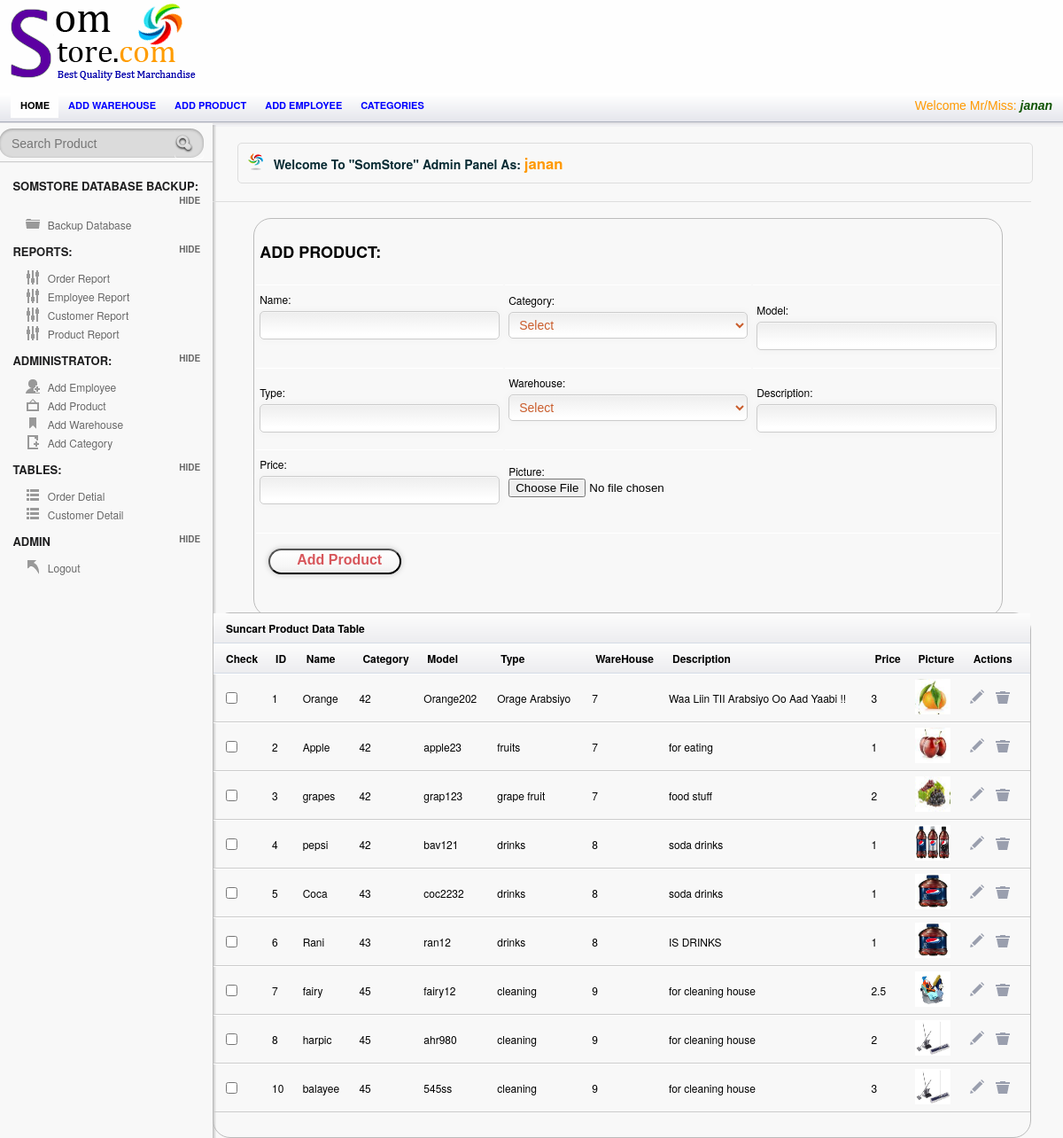
Before: /Admin/add_product.php (signed in) with the older database file.
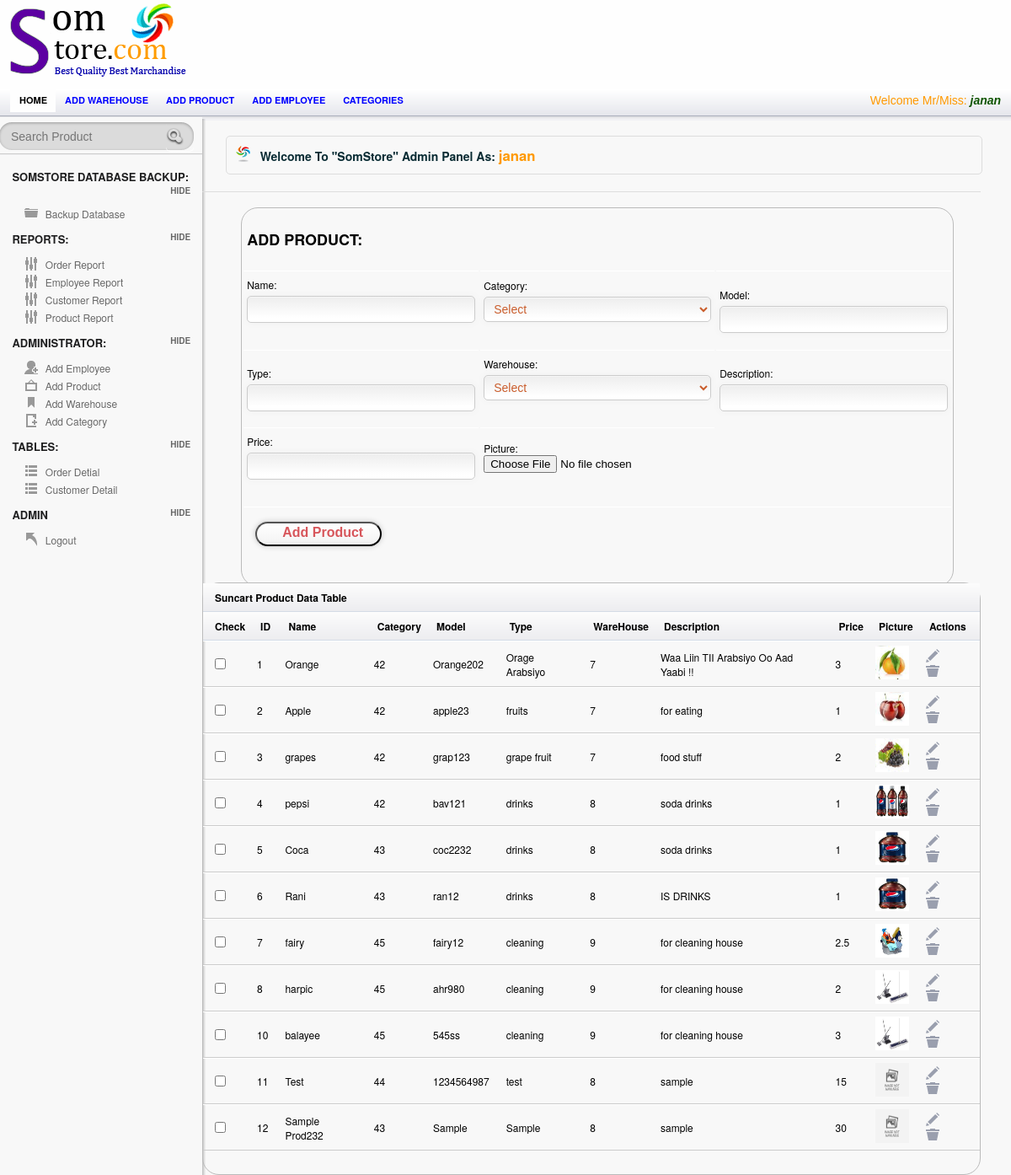
After: the same page with the newer database file.
### tables this page shows
CREATE TABLE `product` (
  `Product_ID` int(255) NOT NULL AUTO_INCREMENT,
  `productName` varchar(77) NOT NULL,
  `Category_ID` int(255) NOT NULL,
  `Model` varchar(50) NOT NULL,
  `Type` varchar(50) NOT NULL,
  `Warehouse_ID` int(255) NOT NULL,
  `Description` varchar(500) NOT NULL,
  `Price` varchar(255) NOT NULL,
  `Picture` varchar(255) NOT NULL,
  PRIMARY KEY (`Product_ID`),
  KEY `Category_ID` (`Category_ID`),
  KEY `Warehouse_ID` (`Warehouse_ID`),
  CONSTRAINT `product_ibfk_1` FOREIGN KEY (`Category_ID`) REFERENCES `category` (`Category_ID`),
  CONSTRAINT `product_ibfk_2` FOREIGN KEY (`Warehouse_ID`) REFERENCES `warehouse` (`Warehouse_ID`)
);

### Admin/add_product.php (the view, shortened to what the changed rows need)
<!doctype html>
<html lang="en">
<head>
	<link rel="stylesheet" href="css/layout.css" type="text/css" media="screen" />
</head>
<body>
<div id="container">
	<div id="content-wrap">
	<section id="main" class="column">
	<div id="form_wrapper" class="form_wrapper">
		 <table>
					<form class="register active"  action=" insertProduct.php" method="POST" enctype="multipart/form-data" id="myForm">
					<th colspan="3"><h2>ADD PRODUCT:</h2> </th>
<?php
include('../config.php');
?>
</form>
					</table>
	</div>
<?php
$result = mysqli_query($mysqli,"SELECT * FROM product");
?>
      <div id="tab1" class="tab_content">
  <table class="tablesorter" cellspacing="0">
			<thead>  <th Colspan="11">  Suncart Product Data Table </th></thead>
		<thead>
   		      <th>Check</th>
    	      <th>ID</th>
              <th> Name</th>
    		<th>Category</th>
		    <th>Model</th>
    		<th> Type</th>
			 <th>WareHouse</th>
    		<th> Description</th>
			<th>Price</th>
    		<th> Picture</th>
    		<th>Actions</th>
		</thead>
		<tbody>
     <?php while($row = mysqli_fetch_array($result))
    {?>
    <tr>
    <td><input type="checkbox"></td>
    <td><?Php echo $row['Product_ID']; ?></td>
    <td><?php echo $row['productName']; ?></td>
   <td><?php echo $row['Category_ID']; ?></td>
	<td><?php echo $row['Model']; ?></td>
	  <td><?Php echo $row['Type']; ?></td>
    <td><?php echo $row['Warehouse_ID']; ?></td>
   <td><?php echo $row['Description']; ?></td>
	<td><?php echo $row['Price']; ?></td>
		<td> <img src="../images/<?php echo $row['Picture']; ?> " width="40" height="40"   ></td>
    <td> <a href="prodViewUpdate.php?update=<?php echo $row['Product_ID']; ?>"  onClick="edit(this);" title="empEdit" >  <input type="image" src="images/icn_edit.png" title="Edit"> </a>
     <a href="prodDelete.php?delete=<?php echo $row['Product_ID']; ?>" onClick="del(this);" title="Delete" class="delbutton"><input type="image" src="images/icn_trash.png" title="Trash">  </a></td>
    </tr>
  <?php }mysqli_close($mysqli);?>
</tbody>
</table>
 </div>
	</section>
          </div>
   </div>
</body>
</html>

Changed rows visible on the page:
added product: Product_ID "11", productName "Test", Category_ID "44", Model "1234564987", Type "test", Warehouse_ID "8", Description "sample", Price "15", Picture (placeholder picture)
added product: Product_ID "12", productName "Sample Prod232", Category_ID "43", Model "Sample", Type "Sample", Warehouse_ID "8", Description "sample", Price "30", Picture (placeholder picture)
